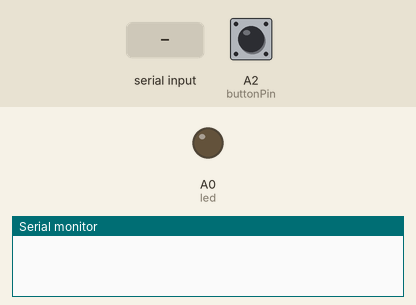
Simulated run of this sketch. Board: Arduino Uno, built with avr-gcc and run on an emulated ATmega328P. Shown: output pins drawn as LEDs (lit = HIGH), the last lines printed to the serial monitor. Dashed ring = blinking. The inputs (shaded band) are chosen by the test bench; at power-on: A2 (buttonPin) LOW.

Above: at 1.2 s.
1.3 s: "1" received over Serial
At 2.46 s:
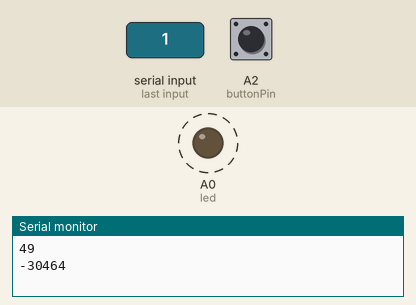
4.3 s: A2 (buttonPin) pulled HIGH for 3.2 s
At 8.8 s:
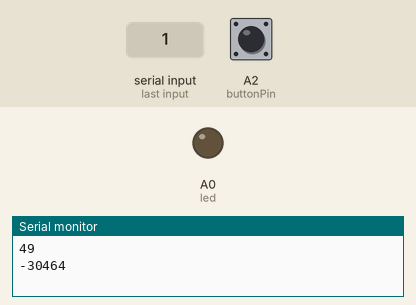
9.0 s: "0" received over Serial
At 10.49 s:
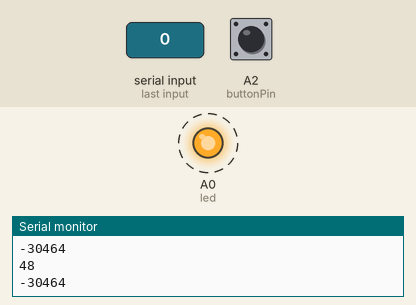
12.0 s: "2" received over Serial
At 14.7 s:
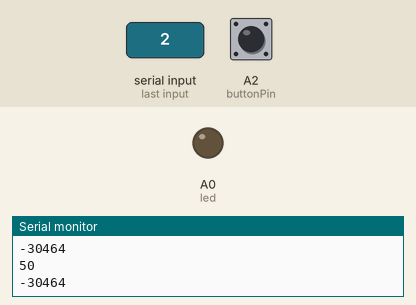
Timing chart, 0 to 16.0 s (numbered marks = the images above; inputs shaded):
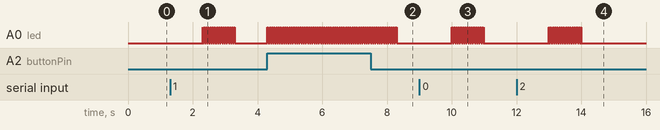

The sketch:

zapper.ino
```cpp
char incomingBytes[3];   // for incoming serial data
int led = A0;
int buttonPin = A2;
int buttonState = 0;

int strength = 150;
int duration = 1000;
int pulse_length = 20;

void setup() {
  Serial.begin(9600);     // opens serial port, sets data rate to 9600 bps
  pinMode(led, OUTPUT);
  analogWrite(led, 0);
  pinMode(buttonPin, INPUT);
}

void loop() {
  // send data only when you receive data:
  buttonState = digitalRead(buttonPin);
  if (Serial.available() > 0 || buttonState == HIGH) {
    if (Serial.available() > 0) {
      // read the incoming byte:
      Serial.readBytes(incomingBytes, 4);
      int strength = (byte)incomingBytes[0] + (byte)incomingBytes[1] * 256;
      int duration = (byte)incomingBytes[2] + (byte)incomingBytes[3] * 256;

      Serial.println(strength);
      Serial.println(duration);
    }
    for (int i = 0; i < round(duration / pulse_length); i++) {
      analogWrite(led, strength);
      delay(pulse_length / 2);
      analogWrite(led, strength / 2);
      delay(pulse_length / 2);
    }

  }
}
```

Measured:
- after the input at 1.3 s, A0 (led): alternates HIGH for 0.01 s and LOW for 0.01 s, 100 changes in all, then stays LOW, starting after 1.0 s
- after the input at 4.3 s, A0 (led): alternates HIGH for 0.01 s and LOW for 0.01 s, 400 changes in all, then stays LOW, starting at once
- after the input at 9.0 s, A0 (led): alternates HIGH for 0.01 s and LOW for 0.01 s, 100 changes in all, then stays LOW, starting after 1.0 s
- after the input at 12.0 s, A0 (led): alternates HIGH for 0.01 s and LOW for 0.01 s, 100 changes in all, then stays LOW, starting after 1.0 s
